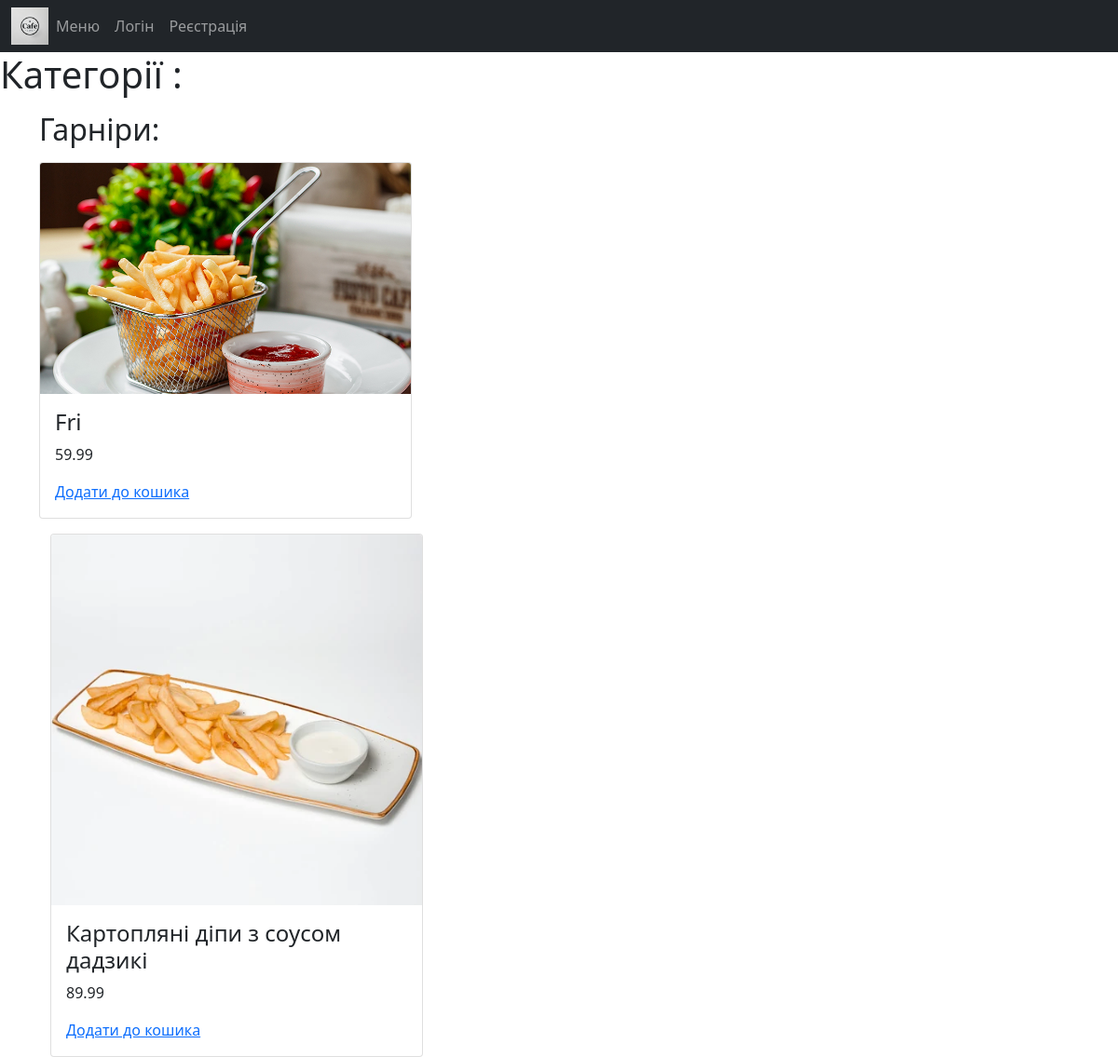
Screenshot of /dishes/ with the database file from the repository.
### cafeApp/models.py (models this page shows, shortened)
class Dishes(models.Model):
    name = models.CharField(max_length=100, null=True)
    price = models.DecimalField(max_digits=6, decimal_places=2)
    image = models.ImageField(upload_to="dishes/", null=True)

### cafeApp/views.py (the view)
# urls.py: path('dishes/', MenuListView.as_view(), name='dishes-list'),
class MenuListView(ListView):
    model = Dishes
    template_name = "DishesList.html"
    context_object_name = "All_dishes"

### templates/DishesList.html
{% extends 'base.html' %}
{% block content %}
{% load static %}
    <link rel="stylesheet" href="{% static 'style.css' %}">
<h1>Категорії :</h1>
<h2 class="container mt-3">Гарніри:</h2>
{% for item in All_dishes %}
<div class="container mt-3">
  <div class="card" style="width:400px">
    {% if item.image %}
    <img class="card-img-top" src="{{ item.image.url }}" alt="Card image" style="width:100%">
    {% endif %}
    <div class="card-body">
      <h4 class="card-title">{{item.name}}</h4>
      <p class="card-text">{{item.price}}</p>
      <a href="{% url 'cafeApp:add_to_cart' item.pk  %}">Додати до кошика</a>
    </div>
  </div>
  {% endfor %}
{% endblock %}

### rows the page displays
Dishes: image (picture), name "Fri", price "59.99"
Dishes: image (picture), name "Картопляні діпи з соусом дадзикі", price "89.99"
